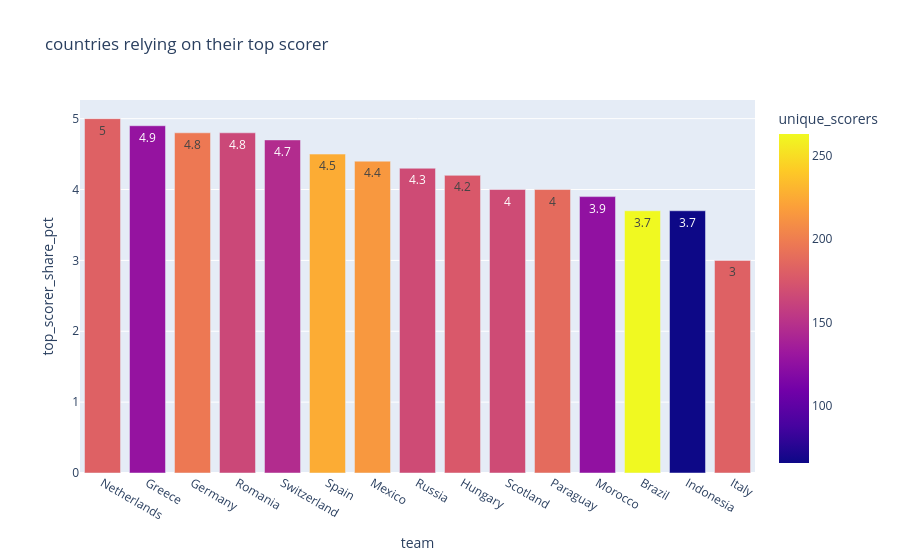

Notebook code cell kept with this figure:
### Code cell
# Which countries distribute goals most evenly?
least_concentrated = conc_qualified.nsmallest(15, 'top_scorer_share_pct').sort_values('top_scorer_share_pct', ascending=False)

# Plot
fig = px.bar(
    least_concentrated,
    x='team',
    y='top_scorer_share_pct',
    text = 'top_scorer_share_pct',
    color='unique_scorers',
    title = 'countries least relying on their top scorer',
    hover_data=['team', 'total_goals', 'unique_scorers', 'top_scorer', 'top_scorer_goals', 'top_scorer_share_pct']
)
fig.show()

### Figure 1 — Plotly figure (JSON) as saved in the notebook; plotly's stock layout.template omitted (floating-point values rounded to 4 significant figures)
{"data": [{"alignmentgroup": "True", "customdata": [[886, 182, "Memphis Depay", 44], [409, 128, "Angelos Charisteas", 20], [1000, 197, "Miroslav Klose", 48], [567, 165, "Gheorghe Hagi", 27], [553, 146, "Kubilay Türkyilmaz", 26], [914, 226, "David Villa", 41], [848, 215, "Jared Borgetti", 37], [625, 167, "Artem Dzyuba", 27], [595, 176, "Ferenc Bene", 25], [476, 167, "John McGinn", 19], [520, 188, "Roque Santa Cruz", 21], [309, 126, "Ahmed Faras", 12], [1058, 263, "Ronaldo", 39], [134, 66, "Ilham Jaya Kesuma", 5], [742, 182, "Filippo Inzaghi", 22]], "hovertemplate": "team=%{x}<br>top_scorer_share_pct=%{text}<br>total_goals=%{customdata[0]}<br>unique_scorers=%{marker.color}<br>top_scorer=%{customdata[2]}<br>top_scorer_goals=%{customdata[3]}<extra></extra>", "legendgroup": "", "marker": {"color": [182, 128, 197, 165, 146, 226, 215, 167, 176, 167, 188, 126, 263, 66, 182], "coloraxis": "coloraxis", "pattern": {"shape": ""}}, "name": "", "offsetgroup": "", "orientation": "v", "showlegend": false, "text": [5, 4.9, 4.8, 4.8, 4.7, 4.5, 4.4, 4.3, 4.2, 4, 4, 3.9, 3.7, 3.7, 3], "textposition": "auto", "type": "bar", "x": ["Netherlands", "Greece", "Germany", "Romania", "Switzerland", "Spain", "Mexico", "Russia", "Hungary", "Scotland", "Paraguay", "Morocco", "Brazil", "Indonesia", "Italy"], "xaxis": "x", "y": [5, 4.9, 4.8, 4.8, 4.7, 4.5, 4.4, 4.3, 4.2, 4, 4, 3.9, 3.7, 3.7, 3], "yaxis": "y"}], "layout": {"barmode": "relative", "coloraxis": {"colorbar": {"title": {"text": "unique_scorers"}}, "colorscale": [[0, "#0d0887"], [0.1111, "#46039f"], [0.2222, "#7201a8"], [0.3333, "#9c179e"], [0.4444, "#bd3786"], [0.5556, "#d8576b"], [0.6667, "#ed7953"], [0.7778, "#fb9f3a"], [0.8889, "#fdca26"], [1, "#f0f921"]]}, "legend": {"tracegroupgap": 0}, "title": {"text": "countries relying on their top scorer"}, "xaxis": {"anchor": "y", "domain": [0, 1], "title": {"text": "team"}}, "yaxis": {"anchor": "x", "domain": [0, 1], "title": {"text": "top_scorer_share_pct"}}}}
